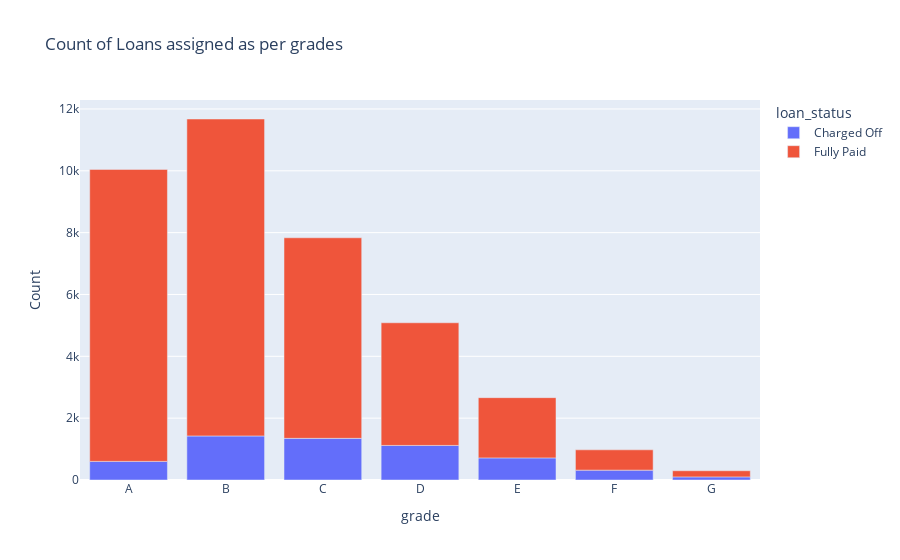

Source (notebook cell):
### Markdown cell above
### Analysis on Grades (Risk Assessment)

### Code cell
# loan issued as per credit grades
fig, ax = plt.subplots(1,2, figsize=(20,6))
df = data[['issue_year','loan_amnt','grade']].groupby(by = ['grade','issue_year'],as_index=False).sum()
sns.lineplot(x='issue_year',y='loan_amnt',hue='grade',data=df, ax=ax[0])
ax[0].set_title("Loan Issued by Credit Grades", fontsize=14)
# interest rates as per the grades
df = data[['issue_year','int_rate','grade']].groupby(by = ['grade','issue_year'],as_index=False).mean()
sns.lineplot(x="issue_year", y='int_rate', hue='grade' , data=df, ax=ax[1])
ax[1].set_title("Interest as per Credit Grades", fontsize=14)
fig.show()
# grades as per loan status
df = data[['grade','loan_status','id']].groupby(['grade','loan_status'], as_index=False).count()
df.rename(columns={'id':'Count'}, inplace=True)
fig = px.bar(df, x="grade", y="Count", color="loan_status", title='Count of Loans assigned as per grades')
fig.show()

### Figure 1 — Plotly figure (JSON) as saved in the notebook; plotly's stock layout.template omitted (floating-point values rounded to 4 significant figures)
{"data": [{"alignmentgroup": "True", "hovertemplate": "loan_status=Charged Off<br>grade=%{x}<br>Count=%{y}<extra></extra>", "legendgroup": "Charged Off", "marker": {"color": "#636efa", "pattern": {"shape": ""}}, "name": "Charged Off", "offsetgroup": "Charged Off", "orientation": "v", "showlegend": true, "textposition": "auto", "type": "bar", "x": ["A", "B", "C", "D", "E", "F", "G"], "xaxis": "x", "y": [602, 1425, 1347, 1118, 715, 319, 101], "yaxis": "y"}, {"alignmentgroup": "True", "hovertemplate": "loan_status=Fully Paid<br>grade=%{x}<br>Count=%{y}<extra></extra>", "legendgroup": "Fully Paid", "marker": {"color": "#EF553B", "pattern": {"shape": ""}}, "name": "Fully Paid", "offsetgroup": "Fully Paid", "orientation": "v", "showlegend": true, "textposition": "auto", "type": "bar", "x": ["A", "B", "C", "D", "E", "F", "G"], "xaxis": "x", "y": [9443, 10250, 6487, 3967, 1948, 657, 198], "yaxis": "y"}], "layout": {"barmode": "relative", "legend": {"title": {"text": "loan_status"}, "tracegroupgap": 0}, "title": {"text": "Count of Loans assigned as per grades"}, "xaxis": {"anchor": "y", "domain": [0, 1], "title": {"text": "grade"}}, "yaxis": {"anchor": "x", "domain": [0, 1], "title": {"text": "Count"}}}}
